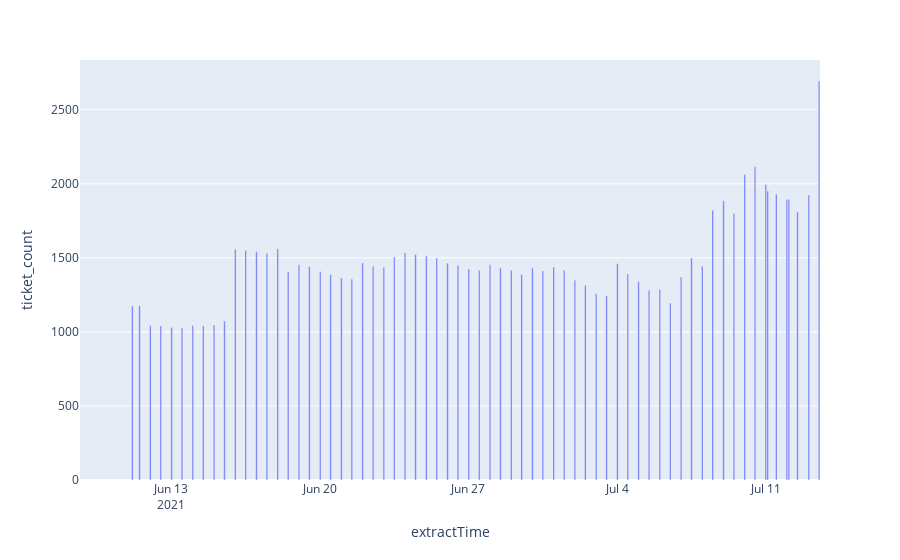

Source (notebook cell):
### Code cell
px.bar(gm2, x = "extractTime", y = "ticket_count")
